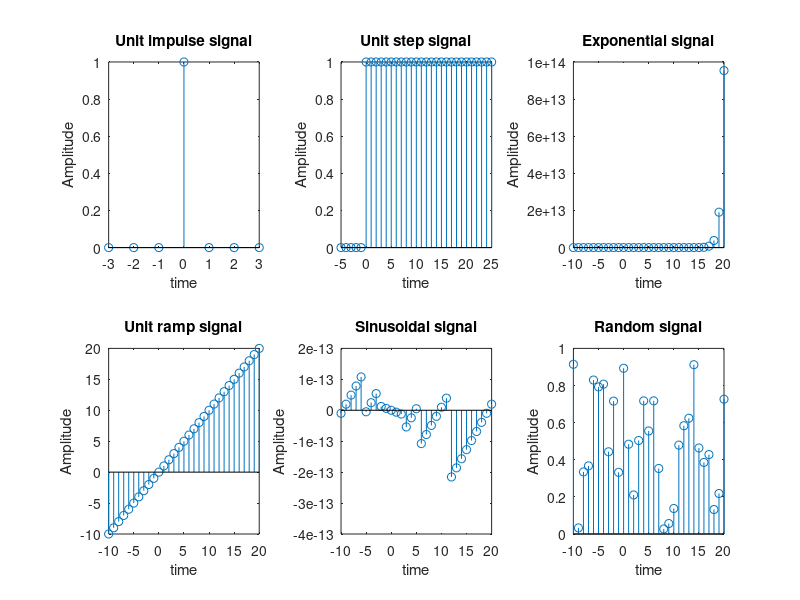

This figure's MATLAB source:
%WAVE FORM GENERATION
%DT SIGNAL
%UNIT IMPULSE
clc;
clear all;
close all;
n1=-3:1:3;
x1=[0,0,0,1,0,0,0];
subplot(2,3,1);
stem(n1,x1);
xlabel('time');
ylabel('Amplitude');
title('Unit impulse signal');
%UNIT STEP SIGNAL
n2=-5:1:25;
x2=[zeros(1,5),ones(1,26)];
subplot(2,3,2);
stem(n2,x2);
xlabel('time');
ylabel('Amplitude');
title('Unit step signal');
%EXPONENTIAL SIGNAL
a=input('Enter the value of a:');
n3=-10:1:20;
x3=power(a,n3);
subplot(2,3,3);
stem(n3,x3);
xlabel('time');
ylabel('Amplitude');
title('Exponential signal');
%UNIT RAMP SIGNAL
n4=-10:1:20;
x4=n4;
subplot(2,3,4);
stem(n4,x4);
xlabel('time');
ylabel('Amplitude');
title('Unit ramp signal');
%SINUSOIDAL SIGNAL
A=input('Enter the amplitude:');
f=input('Enter the frequency:');
n5=-10:1:20;
x5=A*sin(2*pi*f*n5);
subplot(2,3,5);
stem(n5,x5);
xlabel('time');
ylabel('Amplitude');
title('Sinusoidal signal');
%RANDOM SIGNAL
n6=-10:1:20;
x6=rand(1,31);
subplot(2,3,6);
stem(n6,x6);
xlabel('time');
ylabel('Amplitude');
title('Random signal');